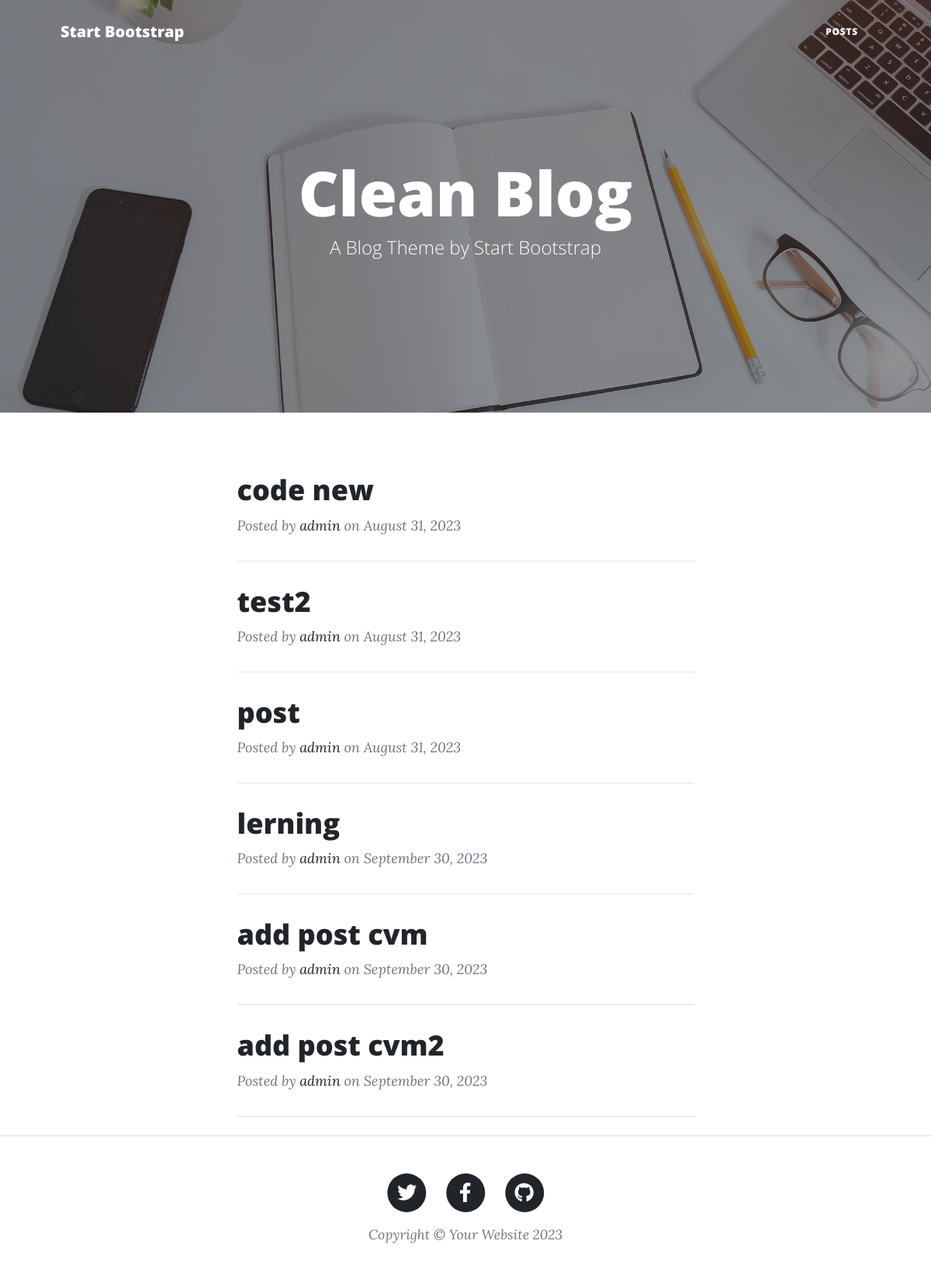
The page /blog/ on the database as committed earlier.
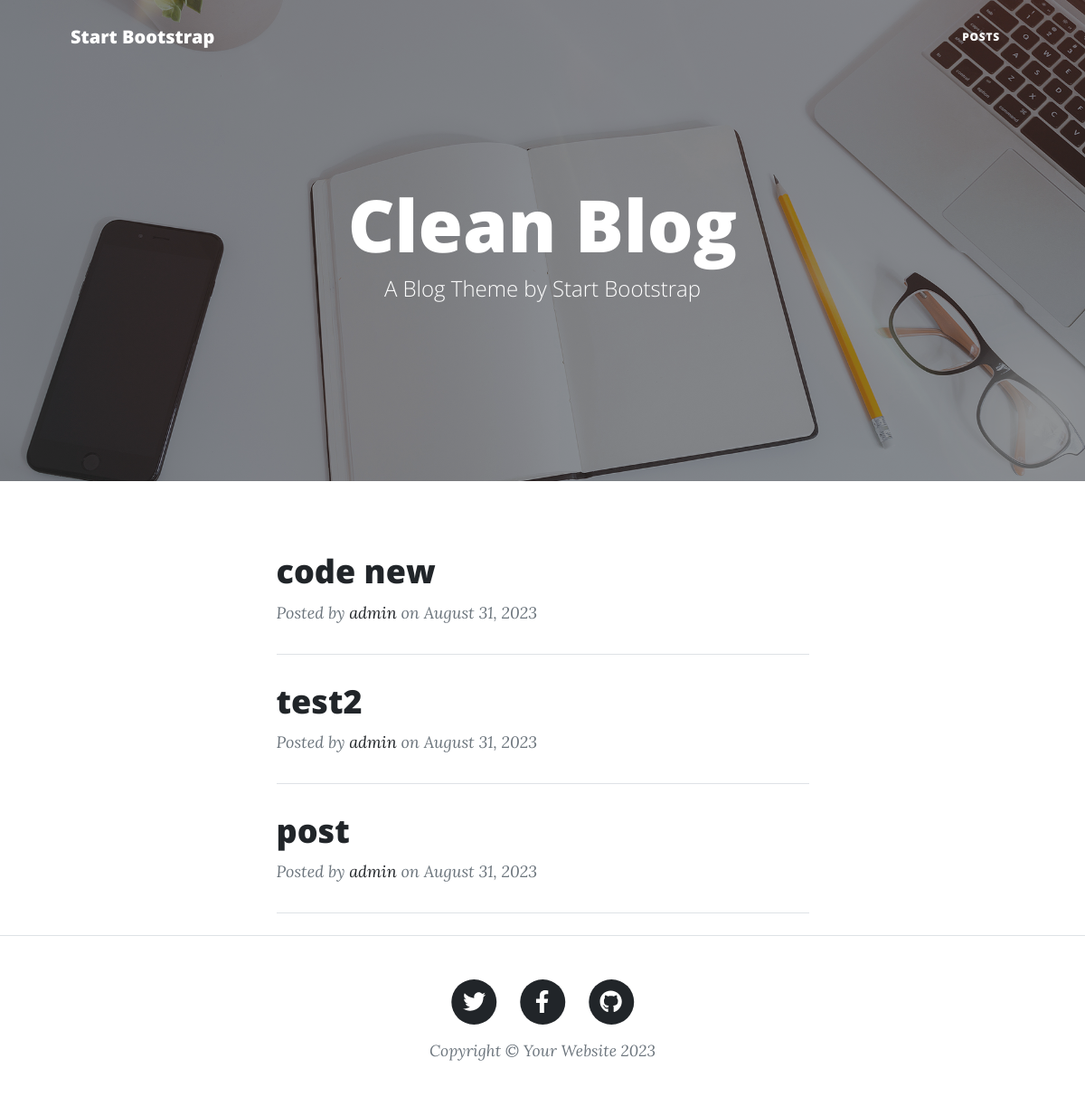
The same page on the database as committed later.
### posts/models.py (models this page shows, shortened)
class Post(models.Model):
    author = models.ForeignKey(User,related_name='post_author',on_delete=models.SET_NULL,null=True)
    title = models.CharField(max_length=120)
    content = models.TextField(max_length=5000)
    publish_date = models.DateTimeField(default=timezone.now)
    tags = TaggableManager()
    imag=models.ImageField(upload_to='posts',null=True)
    slug = models.SlugField(null=True,blank=True)

### posts/view2.py (the view)
# urls.py: path('blog/',Postlist.as_view()),
class Postlist(generic.ListView):
    model = Post

### posts/templates/posts/post_list.html
{% extends "base.html" %}
{% load static %}
{% block body %}
        <header class="masthead" style="background-image: url('{% static 'assets/img/home-bg.jpg' %}')">
            <div class="container position-relative px-4 px-lg-5">
                <div class="row gx-4 gx-lg-5 justify-content-center">
                    <div class="col-md-10 col-lg-8 col-xl-7">
                        <div class="site-heading">
                            <h1>Clean Blog</h1>
                            <span class="subheading">A Blog Theme by Start Bootstrap</span>
                        </div>
                    </div>
                </div>
            </div>
        </header>
        <div class="container px-4 px-lg-5">
            <div class="row gx-4 gx-lg-5 justify-content-center">
                <div class="col-md-10 col-lg-8 col-xl-7">
                    {% for post in object_list %}
                        <div class="post-preview">
                        <a href="/blog/{{post.slug}}">
                            <h2 class="post-title">{{ post.title }}</h2>
                        </a>
                        <p class="post-meta">
                            Posted by
                            <a href="#!">{{post.author}}</a>
                            on  {{post.publish_date|date:"F t, o"}}
                        </p>
                        </div>
                    <hr class="my-4" />
                    {% endfor %}
                </div>
            </div>
        </div>
{% endblock  %}

Rows that differ between the two databases and show on the page:
removed Post: title "lerning", author "admin", publish_date "September 30, 2023"
removed Post: title "add post cvm", author "admin", publish_date "September 30, 2023"
removed Post: title "add post cvm2", author "admin", publish_date "September 30, 2023"
